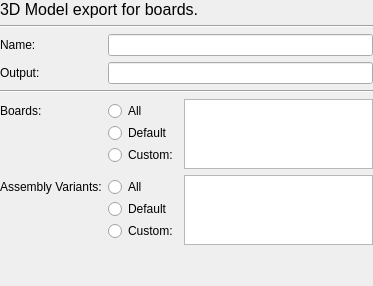
<?xml version="1.0" encoding="UTF-8"?>
<ui version="4.0">
 <class>librepcb::editor::Board3DOutputJobWidget</class>
 <widget class="QWidget" name="librepcb::editor::Board3DOutputJobWidget">
  <property name="geometry">
   <rect>
    <x>0</x>
    <y>0</y>
    <width>373</width>
    <height>286</height>
   </rect>
  </property>
  <property name="windowTitle">
   <string>Form</string>
  </property>
  <layout class="QFormLayout" name="formLayout">
   <property name="fieldGrowthPolicy">
    <enum>QFormLayout::AllNonFixedFieldsGrow</enum>
   </property>
   <property name="leftMargin">
    <number>0</number>
   </property>
   <property name="topMargin">
    <number>0</number>
   </property>
   <property name="rightMargin">
    <number>0</number>
   </property>
   <property name="bottomMargin">
    <number>0</number>
   </property>
   <item row="0" column="0" colspan="2">
    <widget class="QLabel" name="label">
     <property name="font">
      <font>
       <pointsize>12</pointsize>
      </font>
     </property>
     <property name="text">
      <string>3D Model export for boards.</string>
     </property>
     <property name="wordWrap">
      <bool>true</bool>
     </property>
    </widget>
   </item>
   <item row="1" column="0" colspan="2">
    <widget class="Line" name="line">
     <property name="orientation">
      <enum>Qt::Horizontal</enum>
     </property>
    </widget>
   </item>
   <item row="3" column="1">
    <widget class="QLineEdit" name="edtName"/>
   </item>
   <item row="4" column="0">
    <widget class="QLabel" name="label_3">
     <property name="text">
      <string>Output:</string>
     </property>
    </widget>
   </item>
   <item row="4" column="1">
    <widget class="QLineEdit" name="edtOutput"/>
   </item>
   <item row="5" column="0" colspan="2">
    <widget class="Line" name="line_2">
     <property name="orientation">
      <enum>Qt::Horizontal</enum>
     </property>
    </widget>
   </item>
   <item row="7" column="1">
    <layout class="QHBoxLayout" name="horizontalLayout_2">
     <item>
      <layout class="QVBoxLayout" name="verticalLayout_2">
       <property name="spacing">
        <number>0</number>
       </property>
       <item>
        <widget class="QRadioButton" name="rbtnBoardsAll">
         <property name="text">
          <string>All</string>
         </property>
         <attribute name="buttonGroup">
          <string notr="true">btnGrpBoards</string>
         </attribute>
        </widget>
       </item>
       <item>
        <widget class="QRadioButton" name="rbtnBoardsDefault">
         <property name="text">
          <string>Default</string>
         </property>
         <attribute name="buttonGroup">
          <string notr="true">btnGrpBoards</string>
         </attribute>
        </widget>
       </item>
       <item>
        <widget class="QRadioButton" name="rbtnBoardsCustom">
         <property name="text">
          <string>Custom:</string>
         </property>
         <attribute name="buttonGroup">
          <string notr="true">btnGrpBoards</string>
         </attribute>
        </widget>
       </item>
      </layout>
     </item>
     <item>
      <widget class="QListWidget" name="lstBoards">
       <property name="sizePolicy">
        <sizepolicy hsizetype="Expanding" vsizetype="Preferred">
         <horstretch>0</horstretch>
         <verstretch>0</verstretch>
        </sizepolicy>
       </property>
       <property name="horizontalScrollBarPolicy">
        <enum>Qt::ScrollBarAlwaysOff</enum>
       </property>
       <property name="sizeAdjustPolicy">
        <enum>QAbstractScrollArea::AdjustToContents</enum>
       </property>
       <property name="resizeMode">
        <enum>QListView::Adjust</enum>
       </property>
      </widget>
     </item>
    </layout>
   </item>
   <item row="9" column="1">
    <layout class="QHBoxLayout" name="horizontalLayout_4">
     <item>
      <layout class="QVBoxLayout" name="verticalLayout_4">
       <property name="spacing">
        <number>0</number>
       </property>
       <item>
        <widget class="QRadioButton" name="rbtnVariantsAll">
         <property name="text">
          <string>All</string>
         </property>
         <attribute name="buttonGroup">
          <string notr="true">btnGrpVariants</string>
         </attribute>
        </widget>
       </item>
       <item>
        <widget class="QRadioButton" name="rbtnVariantsDefault">
         <property name="text">
          <string>Default</string>
         </property>
         <attribute name="buttonGroup">
          <string notr="true">btnGrpVariants</string>
         </attribute>
        </widget>
       </item>
       <item>
        <widget class="QRadioButton" name="rbtnVariantsCustom">
         <property name="text">
          <string>Custom:</string>
         </property>
         <attribute name="buttonGroup">
          <string notr="true">btnGrpVariants</string>
         </attribute>
        </widget>
       </item>
      </layout>
     </item>
     <item>
      <widget class="QListWidget" name="lstVariants">
       <property name="sizePolicy">
        <sizepolicy hsizetype="Expanding" vsizetype="Preferred">
         <horstretch>0</horstretch>
         <verstretch>0</verstretch>
        </sizepolicy>
       </property>
       <property name="horizontalScrollBarPolicy">
        <enum>Qt::ScrollBarAlwaysOff</enum>
       </property>
       <property name="sizeAdjustPolicy">
        <enum>QAbstractScrollArea::AdjustToContents</enum>
       </property>
       <property name="resizeMode">
        <enum>QListView::Adjust</enum>
       </property>
      </widget>
     </item>
    </layout>
   </item>
   <item row="9" column="0">
    <widget class="QLabel" name="label_6">
     <property name="text">
      <string>Assembly Variants:</string>
     </property>
    </widget>
   </item>
   <item row="7" column="0">
    <widget class="QLabel" name="label_2">
     <property name="text">
      <string>Boards:</string>
     </property>
    </widget>
   </item>
   <item row="3" column="0">
    <widget class="QLabel" name="label_4">
     <property name="text">
      <string>Name:</string>
     </property>
    </widget>
   </item>
  </layout>
 </widget>
 <resources/>
 <connections/>
 <buttongroups>
  <buttongroup name="btnGrpBoards"/>
  <buttongroup name="btnGrpVariants"/>
 </buttongroups>
</ui>
